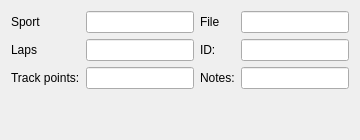
         <widget class="QWidget" name="tabFileInfo">
          <attribute name="title">
           <string>File info</string>
          </attribute>
          <layout class="QGridLayout" name="gridLayout_3">
           <item row="2" column="4">
            <widget class="QLineEdit" name="inputNotes">
             <property name="readOnly">
              <bool>true</bool>
             </property>
            </widget>
           </item>
           <item row="0" column="3">
            <widget class="QLabel" name="lableFile">
             <property name="text">
              <string>File</string>
             </property>
             <property name="buddy">
              <cstring>labelFilePath</cstring>
             </property>
            </widget>
           </item>
           <item row="1" column="3">
            <widget class="QLabel" name="labelID">
             <property name="text">
              <string>ID:</string>
             </property>
             <property name="buddy">
              <cstring>inputId</cstring>
             </property>
            </widget>
           </item>
           <item row="0" column="4">
            <widget class="QLineEdit" name="labelFilePath">
             <property name="readOnly">
              <bool>true</bool>
             </property>
            </widget>
           </item>
           <item row="2" column="3">
            <widget class="QLabel" name="labelNotes">
             <property name="text">
              <string>Notes:</string>
             </property>
            </widget>
           </item>
           <item row="2" column="2">
            <widget class="QLineEdit" name="inputTrackPoints">
             <property name="toolTip">
              <string>Number of track points</string>
             </property>
             <property name="readOnly">
              <bool>true</bool>
             </property>
            </widget>
           </item>
           <item row="2" column="0">
            <widget class="QLabel" name="labelTrackPointsNo">
             <property name="text">
              <string>Track points:</string>
             </property>
             <property name="buddy">
              <cstring>inputTrackPoints</cstring>
             </property>
            </widget>
           </item>
           <item row="0" column="2">
            <widget class="QLineEdit" name="inputSport">
             <property name="toolTip">
              <string>Sport</string>
             </property>
             <property name="readOnly">
              <bool>true</bool>
             </property>
            </widget>
           </item>
           <item row="1" column="4">
            <widget class="QLineEdit" name="inputId">
             <property name="readOnly">
              <bool>true</bool>
             </property>
            </widget>
           </item>
           <item row="1" column="2">
            <widget class="QLineEdit" name="inputLaps">
             <property name="toolTip">
              <string>Number of laps</string>
             </property>
             <property name="readOnly">
              <bool>true</bool>
             </property>
            </widget>
           </item>
           <item row="1" column="0">
            <widget class="QLabel" name="labelLapsNo">
             <property name="text">
              <string>Laps</string>
             </property>
             <property name="buddy">
              <cstring>inputLaps</cstring>
             </property>
            </widget>
           </item>
           <item row="0" column="0">
            <widget class="QLabel" name="labelSport">
             <property name="text">
              <string>Sport</string>
             </property>
             <property name="buddy">
              <cstring>inputSport</cstring>
             </property>
            </widget>
           </item>
           <item row="3" column="2">
            <spacer name="verticalSpacer">
             <property name="orientation">
              <enum>Qt::Vertical</enum>
             </property>
             <property name="sizeHint" stdset="0">
              <size>
               <width>20</width>
               <height>40</height>
              </size>
             </property>
            </spacer>
           </item>
          </layout>
         </widget>
